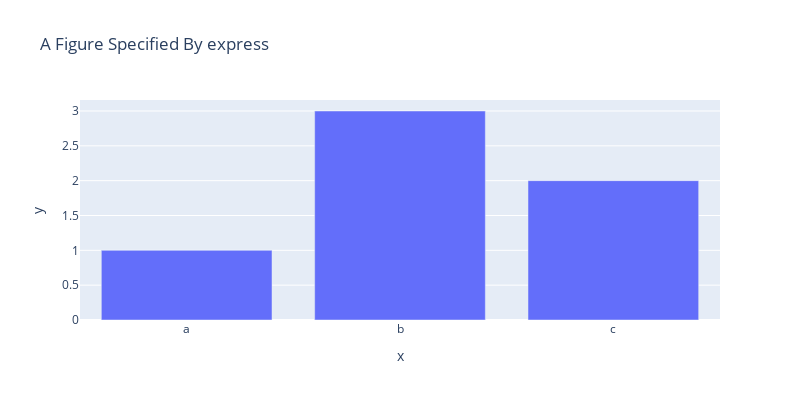

Notebook source saved alongside this figure:
### Markdown cell above
### express 모듈을 활용한 그래프 생성

### Code cell
# 모듈 import 
import plotly.express as px

# Figure 생성
fig = px.bar(x=["a", "b", "c"], y=[1, 3, 2],
            title="A Figure Specified By express",
            width=800, height=400
            )
# Figure 랜더링
fig.show()

### Figure 1 — Plotly figure (JSON) as saved in the notebook; plotly's stock layout.template omitted (floating-point values rounded to 4 significant figures)
{"data": [{"alignmentgroup": "True", "hovertemplate": "x=%{x}<br>y=%{y}<extra></extra>", "legendgroup": "", "marker": {"color": "#636efa", "pattern": {"shape": ""}}, "name": "", "offsetgroup": "", "orientation": "v", "showlegend": false, "textposition": "auto", "type": "bar", "x": ["a", "b", "c"], "xaxis": "x", "y": [1, 3, 2], "yaxis": "y"}], "layout": {"barmode": "relative", "height": 400, "legend": {"tracegroupgap": 0}, "title": {"text": "A Figure Specified By express"}, "width": 800, "xaxis": {"anchor": "y", "domain": [0, 1], "title": {"text": "x"}}, "yaxis": {"anchor": "x", "domain": [0, 1], "title": {"text": "y"}}}}
